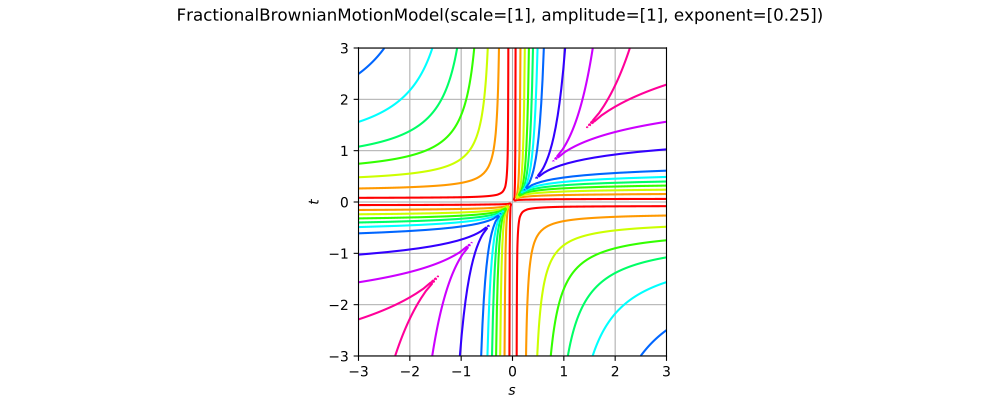

This figure's Python source:
import openturns as ot
from matplotlib import pyplot as plt
from openturns.viewer import View
covarianceModel = ot.FractionalBrownianMotionModel()
if covarianceModel.getInputDimension() == 1:
    scale = covarianceModel.getScale()[0]
    if covarianceModel.isStationary():
        def f(x):
            return [covarianceModel(x)[0, 0]]
        func = ot.PythonFunction(1,1,f)
        func.setDescription(['$tau$', '$cov$'])
        cov_graph = func.draw(-3.0 * scale, 3.0 * scale, 129)
        fig = plt.figure(figsize=(10, 4))
        plt.suptitle(str(covarianceModel))
        cov_axis = fig.add_subplot(111)
        View(cov_graph, figure=fig, axes=[cov_axis], add_legend=False)
    else:
        def f(x):
            return [covarianceModel([x[0]], [x[1]])[0, 0]]
        func = ot.PythonFunction(2,1,f)
        func.setDescription(['$s$', '$t$', '$cov$'])
        cov_graph = func.draw([-3.0 * scale]*2, [3.0 * scale]*2, [129]*2)
        fig = plt.figure(figsize=(10, 4))
        plt.suptitle(str(covarianceModel))
        cov_axis = fig.add_subplot(111)
        View(cov_graph, figure=fig, axes=[cov_axis], add_legend=False, square_axes=True)
